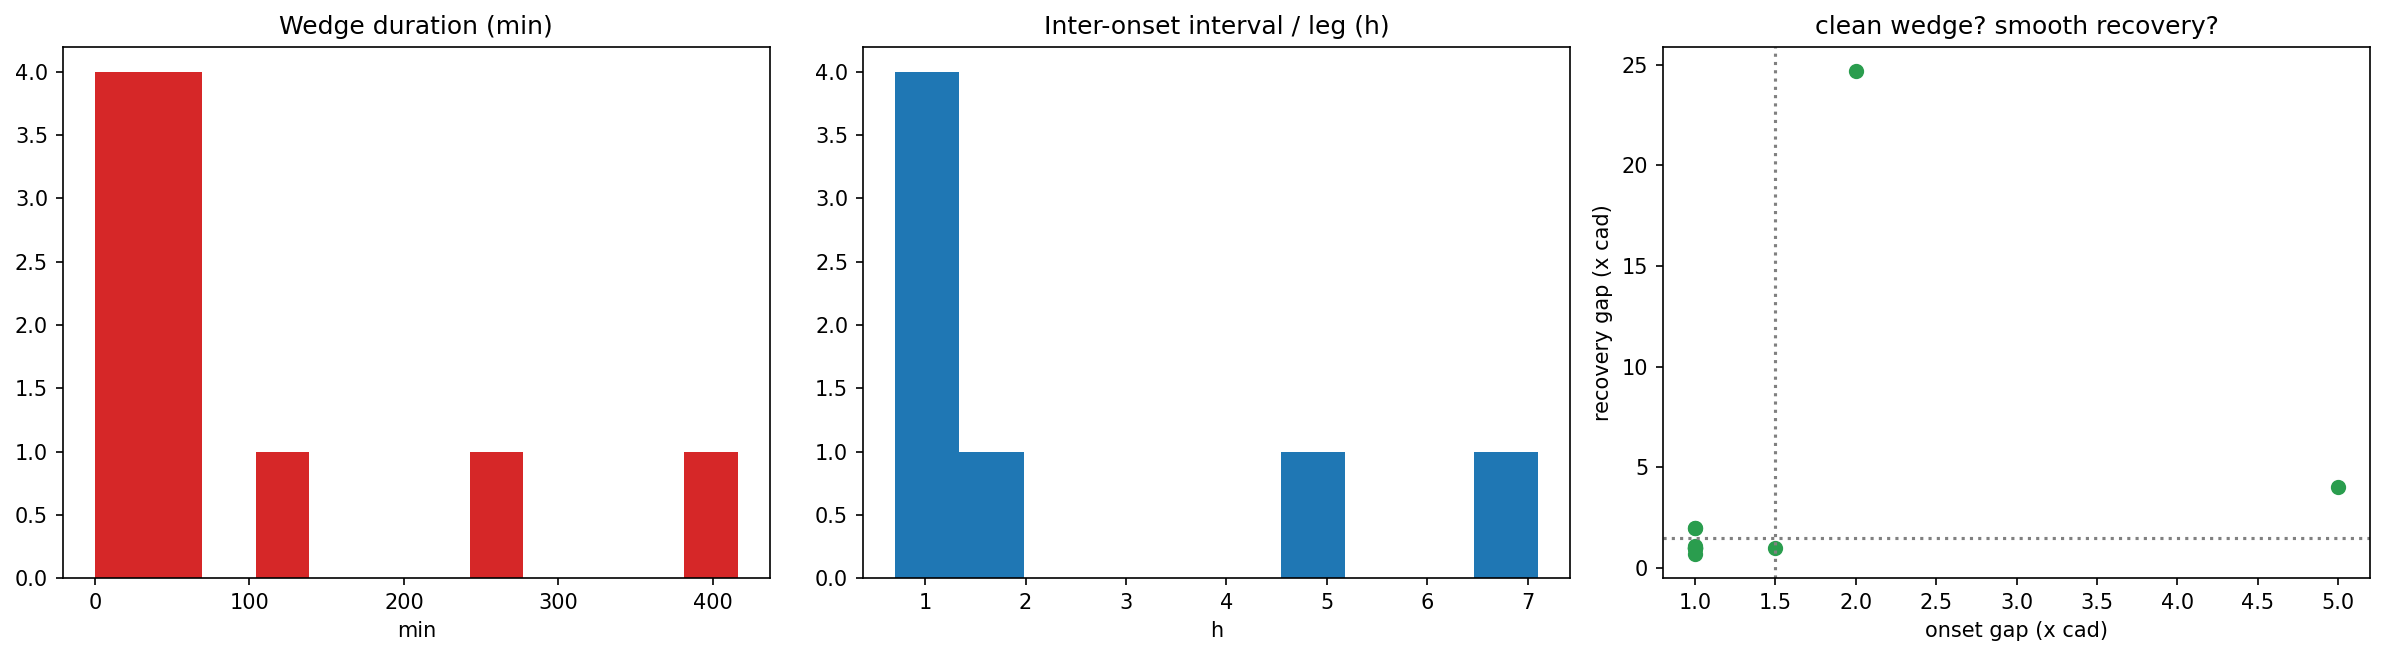

The Python source for this figure:
#!/usr/bin/env python3
"""Statistical fingerprint of the GPS "wedge" across the Stratolink-3 flight.

Pulls every fix for both flight DevEUIs from Supabase, classifies each as
FRESH / STALE / NOGPS (STALE = position+sats+speed bit-identical to the prior
fix = the module re-shipping a frozen cache), then characterizes each STALE
burst ("wedge event") by:

  * onset gap   — cadence multiples since the last non-stale fix (≈1.0 = the
                  wedge began cleanly from a fresh fix, no erratic precursor)
  * recovery    — what the module did on un-wedging (FRESH vs NOGPS) and the
                  recovery gap in cadence multiples (≈1.0 = smooth self-recovery
                  on a normal cycle boundary, NO reboot; ≫1 = a real gap/reboot)
  * run length  — consecutive wedged cycles (the "stickiness")

The signature this surfaces — onset & recovery both snapped to the sleep/wake
cadence, recovery without a reboot, wildly variable sticky run-lengths — is the
fingerprint of a per-cycle stochastic WAKE failure, not an environmental or
radiation trigger.  See analysis/diagnostics/WAKE_WEDGE_ROOT_CAUSE.md.

Env: SUPABASE_URL, SBKEY (source ~/.config/stratolink/env).
Out: analysis/diagnostics/wedge_statistics.png  (run from repo root)
"""
import os, requests, pandas as pd, numpy as np
import matplotlib; matplotlib.use("Agg")
import matplotlib.pyplot as plt
from datetime import datetime, timezone
SB=os.environ["SUPABASE_URL"]; K=os.environ["SBKEY"]; H={"apikey":K,"Authorization":f"Bearer {K}"}
rows=[]
for dev in ["stratolink-3","stratolink-3-eu"]:
    off=0
    while True:
        r=requests.get(f"{SB}/rest/v1/telemetry",params={"device_id":f"eq.{dev}","select":"time,lat,lon,altitude_m,pressure,temperature,gps_satellites,gps_speed,battery_voltage,solar_voltage","order":"time.asc","limit":1000,"offset":off},headers=H,timeout=30);r.raise_for_status()
        b=r.json();rows+=b
        if len(b)<1000:break
        off+=1000
df=pd.DataFrame(rows); df["time"]=pd.to_datetime(df["time"],utc=True,format="ISO8601")
df=df.sort_values("time").reset_index(drop=True)
LAUNCH=datetime(2026,5,17,15,55,tzinfo=timezone.utc)
df=df[df["time"]>=LAUNCH].reset_index(drop=True)
last=None;cls=[]
for _,r in df.iterrows():
    lat,lon,alt=r["lat"],r["lon"],r["altitude_m"];sats=r["gps_satellites"];spd=r["gps_speed"]
    if pd.isna(lat):cls.append("NOGPS");continue
    if abs(lat)>90:cls.append("GARBAGE");continue
    cur=(round(lat,6),round(lon,6),int(alt) if pd.notna(alt) else None,int(sats) if pd.notna(sats) else None,round(spd,2) if pd.notna(spd) else None)
    if last is not None and cur==last:cls.append("STALE")
    else:cls.append("FRESH");last=cur
df["cls"]=cls
df["dt_s"]=df["time"].diff().dt.total_seconds()
med_cad=df["dt_s"].median()
print(f"rows={len(df)}  median cadence={med_cad:.0f}s ({med_cad/60:.1f} min)")
print(f"class counts: {df['cls'].value_counts().to_dict()}")

bursts=[];i=0
while i<len(df):
    if df.at[i,"cls"]=="STALE":
        j=i
        while j<len(df) and df.at[j,"cls"]=="STALE":j+=1
        onset=df.at[i,"time"]; end=df.at[j-1,"time"]
        pre=[k for k in range(i-1,-1,-1) if df.at[k,"cls"]!="STALE"]
        onset_gap=(onset-df.at[pre[0],"time"]).total_seconds() if pre else None
        rec_cls=df.at[j,"cls"] if j<len(df) else "END"
        rec_gap=(df.at[j,"time"]-end).total_seconds() if j<len(df) else None
        bursts.append(dict(onset=onset,dur_min=(end-df.at[i,"time"]).total_seconds()/60,n=j-i,
                           onset_gap_x=(onset_gap/med_cad if onset_gap else None),rec_cls=rec_cls,
                           rec_gap_x=(rec_gap/med_cad if rec_gap else None),
                           T=df.at[i,"temperature"],alt=df.at[i,"altitude_m"],vbat=df.at[i,"battery_voltage"]))
        i=j
    else:i+=1

print(f"\n=== {len(bursts)} WEDGE EVENTS (STALE bursts) ===")
print(f"{'onset':17} {'dur_min':>7} {'cyc':>3} {'onset_gap':>9} {'recovery':>9} {'rec_gap':>8}")
for b in bursts:
    og="%.1f"%b["onset_gap_x"] if b["onset_gap_x"] else "-"
    rg="%.1f"%b["rec_gap_x"] if b["rec_gap_x"] else "-"
    print(f"{b['onset'].isoformat()[:16]:17} {b['dur_min']:>7.0f} {b['n']:>3} {og:>9} {b['rec_cls']:>9} {rg:>8}")

durs=np.array([b["dur_min"] for b in bursts])
print(f"\nburst durations (min): min={durs.min():.0f} median={np.median(durs):.0f} max={durs.max():.0f}")
onsets=[b["onset"] for b in bursts]
ints=[(onsets[k]-onsets[k-1]).total_seconds()/3600 for k in range(1,len(onsets))]
ints_leg=[round(x,1) for x in ints if x<24]
print(f"inter-onset intervals within a leg (h): {ints_leg}")
ogl=[round(b["onset_gap_x"],1) for b in bursts if b["onset_gap_x"]]
rgl=[round(b["rec_gap_x"],1) for b in bursts if b["rec_gap_x"]]
print(f"\nonset gaps (x cadence): {ogl}   (~1.0 = clean wedge straight from a fresh fix; no anomaly)")
print(f"recovery gaps (x cadence): {rgl}   (~1.0 = smooth self-recovery, NO reboot; >>1 = gap/reboot)")
print(f"recovery classes: {pd.Series([b['rec_cls'] for b in bursts]).value_counts().to_dict()}")
print(f"cycles per burst (sticky run lengths): {[b['n'] for b in bursts]}")

fig,ax=plt.subplots(1,3,figsize=(16,4.5))
ax[0].hist(durs,bins=12,color="#d62728");ax[0].set_title("Wedge duration (min)");ax[0].set_xlabel("min")
ax[1].hist(ints_leg,bins=10,color="#1f77b4");ax[1].set_title("Inter-onset interval / leg (h)");ax[1].set_xlabel("h")
ax[2].scatter(ogl,rgl,c="#2a9d4e",s=40);ax[2].axhline(1.5,ls=":",c="gray");ax[2].axvline(1.5,ls=":",c="gray")
ax[2].set_xlabel("onset gap (x cad)");ax[2].set_ylabel("recovery gap (x cad)");ax[2].set_title("clean wedge? smooth recovery?")
plt.tight_layout();plt.savefig("analysis/diagnostics/wedge_statistics.png",dpi=150,bbox_inches="tight")
print("\nwrote analysis/diagnostics/wedge_statistics.png")
